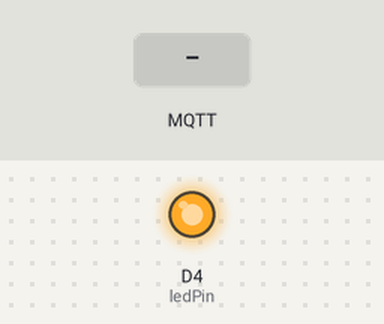
This sketch was run on a simulated ESP8266 (NodeMCU). Shown: output pins drawn as LEDs (lit = HIGH). The test bench sets the inputs (shaded band). WiFi joins after 1.5 s; servers stay silent unless stated; no MQTT or app messages arrive unless stated; what the sketch prints to the serial monitor is not drawn.

Above: at 2.7 s.
2.8 s: MQTT message "BLINK" arrives on the first subscribed topic
At 4.6 s:
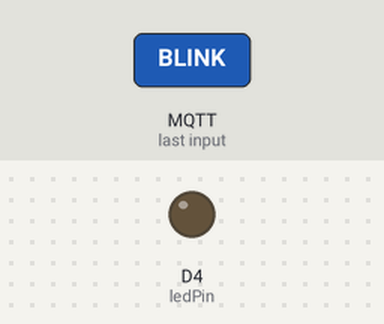
5.8 s: MQTT message "OFF" arrives on the first subscribed topic
At 6.4 s:
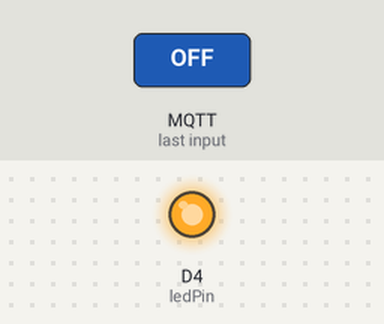
7.3 s: MQTT message "ON" arrives on the first subscribed topic
At 7.7 s:
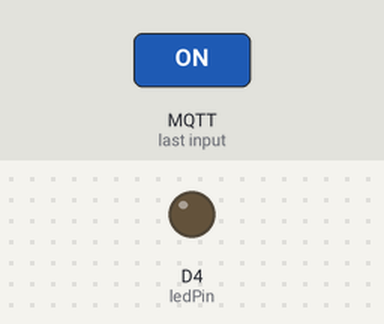
Timing chart, 0 to 10.3 s (numbered marks = the images above; inputs shaded):
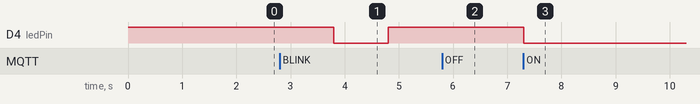

Measured:
- after the input at 2.8 s, D4 (ledPin): HIGH → LOW after 1.0 s, → HIGH 1.0 s later
- after the input at 5.8 s, D4 (ledPin): stays HIGH (without the input it goes to LOW after 0.00 s)
- after the input at 7.3 s, D4 (ledPin): HIGH → LOW at once

The sketch:

mqtt.ino
```cpp
#include <ESP8266WiFi.h>
#include <PubSubClient.h>
#include <SoftwareSerial.h>

SoftwareSerial mySerial(D4, D5);
const char *ssid = "OPPO Reno4";
const char *password = "11111111";
const char *mqtt_server = "192.168.0.223";
const int mqtt_port = 1883;
const char *mqtt_user = "esp8266";
const char *mqtt_password = "Esp8266wifi";
const char *mqtt_topic = "dulieu";
int ledState = LOW;
unsigned long previousMillis = 0;
const long interval = 1000;
const int ledPin = 2;
String message;
String myTopic;
WiFiClient espClient;
PubSubClient client(espClient);

void setup() {
  Serial.begin(115200);
  mySerial.begin(115200);
  pinMode(ledPin, OUTPUT);
  digitalWrite(ledPin, 1);
  setup_wifi();
  client.setServer(mqtt_server, mqtt_port);
  client.setCallback(callback);
}

void loop() {
  if (!client.connected()) {
    reconnect();
  }
  if (message == "BLINK"){
     unsigned long currentMillis = millis();

    if (currentMillis - previousMillis >= interval) {
      previousMillis = currentMillis;
      if (ledState == LOW) {
        ledState = HIGH;
      } else {
        ledState = LOW;
      }
      digitalWrite(ledPin, ledState);
    }
  }
  client.loop();
}

void setup_wifi() {
  delay(10);
  Serial.begin(115200);
  Serial.println();

  WiFi.begin(ssid, password);

  while (WiFi.status() != WL_CONNECTED) {
    delay(500);
    Serial.print(".");
  }

  Serial.println("");
  Serial.println("WiFi connected");
  Serial.println("IP address: ");
  Serial.println(WiFi.localIP());
}

void callback(char *topic, byte *payload, unsigned int length) {
  Serial.print("Message arrived [");
  Serial.print(topic);
  Serial.print("] ");
  // Convert payload to string
  message = "";
  for (int i = 0; i < length; i++) {
    message += (char)payload[i];
  }
  Serial.println(message);
  if (message == "OFF") {
    digitalWrite(2, 1);
  } else if (message == "ON") {
    digitalWrite(2, 0);
  }
}

void reconnect() {
  while (!client.connected()) {
    Serial.print("Attempting MQTT connection...");

    if (client.connect("esp8266", mqtt_user, mqtt_password)) {
      Serial.println("connected");
      client.subscribe(mqtt_topic);
      const char* topic1 = "den";
      if (digitalRead(2) == 0)
        client.publish(topic1, "0");
      else
        client.publish(topic1, "1");
    } else {
      Serial.print("failed, rc=");
      Serial.print(client.state());
      Serial.println(" try again in 5 seconds");
      delay(5000);
    }
  }
}
```
